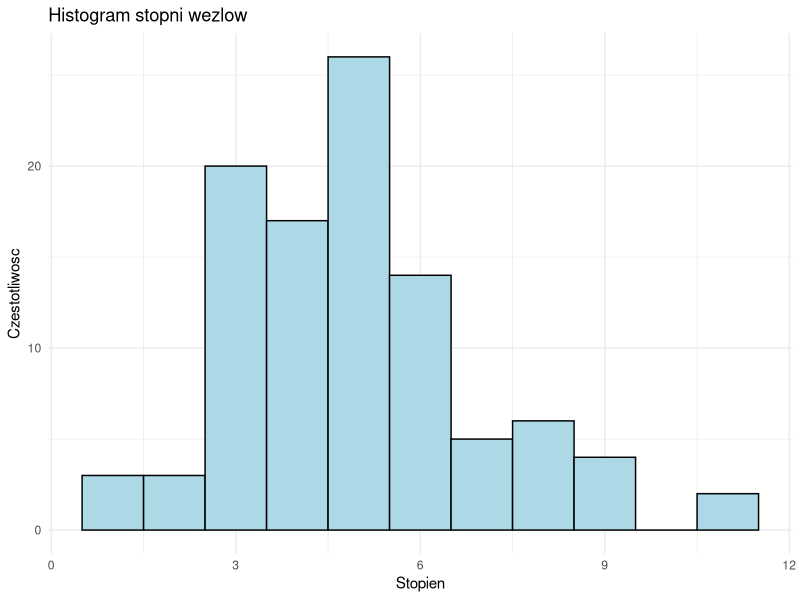
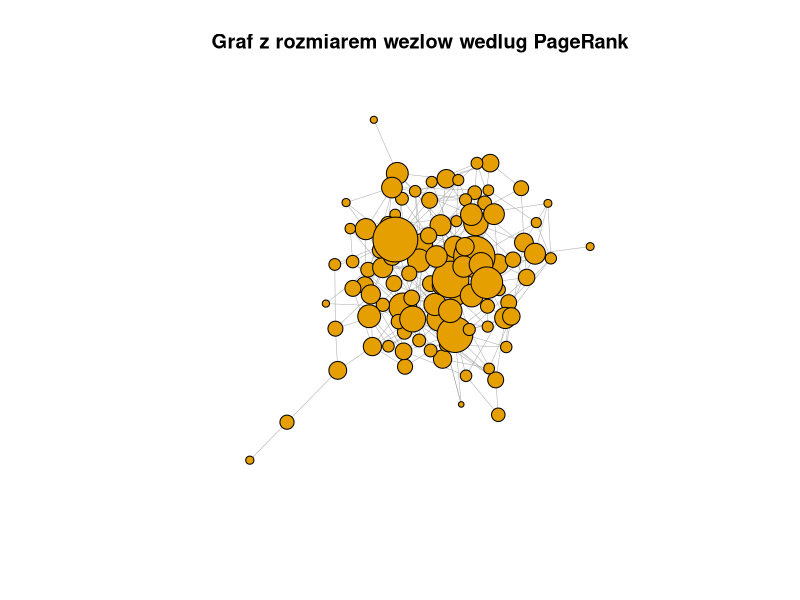

These charts were generated, in order, by the following R code:
library(igraph)
library(ggplot2)

set.seed(123)

g <- sample_gnp(100, 0.05)

print("Initial Summary")
print(summary(g))
# na początku U-- czyli unweighted
V(g)
E(g)

E(g)$weight <- runif(ecount(g), min = 0.01, max = 1)

print("Summary")
print(summary(g))
# teraz W-- weighted

degrees <- degree(g)
print(degrees)

hist_data <- data.frame(degree = degrees)
p <- ggplot(hist_data, aes(x = degree)) +
  geom_histogram(binwidth = 1, fill = "lightblue", color = "black") +
  labs(title = "Histogram stopni wezlow", x = "Stopien", y = "Czestotliwosc") +
  theme_minimal()
print(p)

num_components <- components(g)$no
print(paste("Liczba klastrow (connected components):", num_components))

pagerank_scores <- page_rank(g)$vector
node_sizes <- pagerank_scores * 1000

plot(g, 
     vertex.size = node_sizes,
     vertex.label = NA,
     edge.width = 0.5,
     main = "Graf z rozmiarem wezlow wedlug PageRank")
